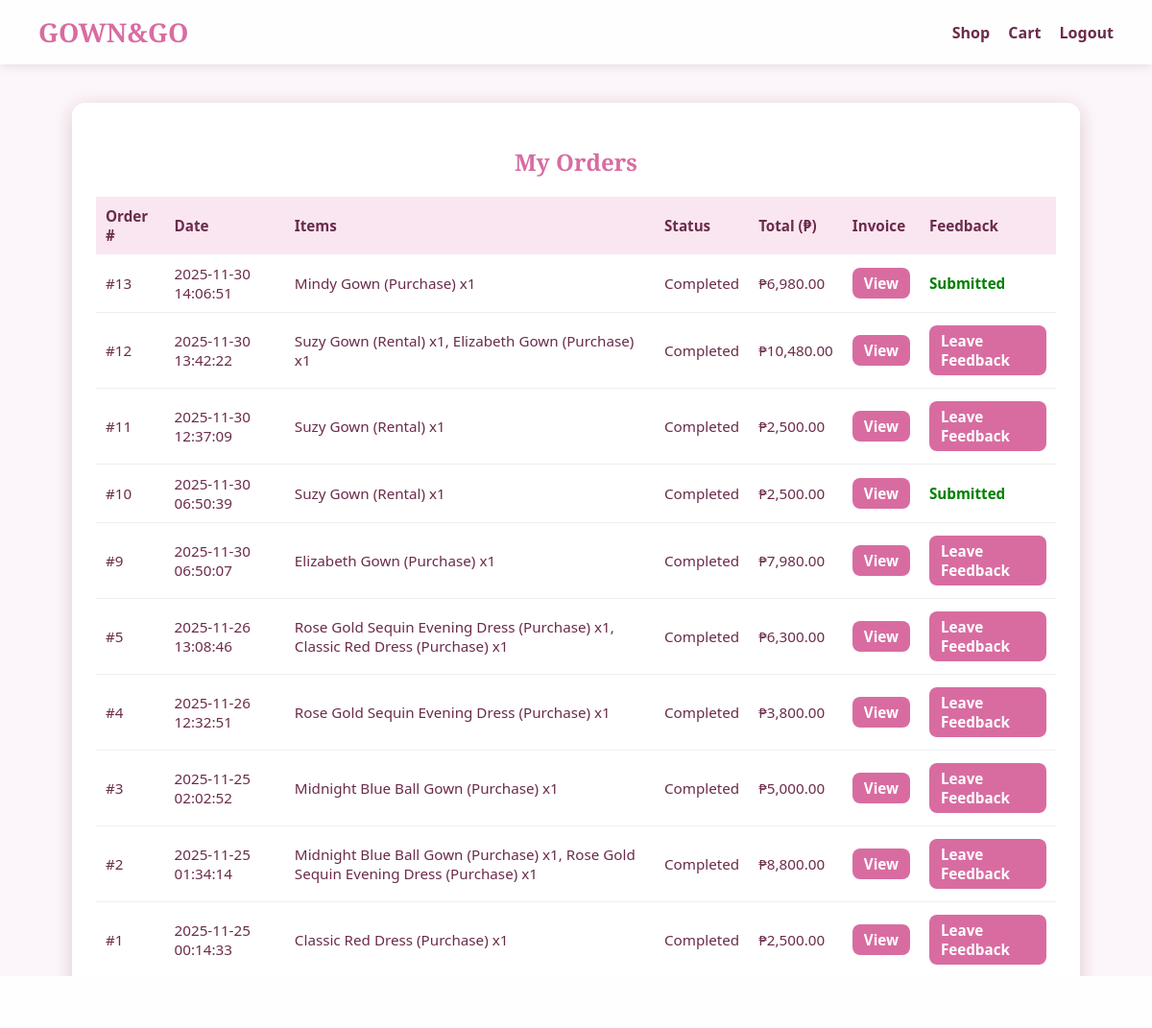
Screenshot of /gown_and_go/orders.php (signed in) with the database file from the repository.
### tables this page shows
CREATE TABLE `orders` (
  `order_id` int(11) NOT NULL,
  `user_id` int(11) NOT NULL,
  `order_date` datetime DEFAULT current_timestamp(),
  `order_status` enum('Pending','Confirmed','Completed','Cancelled') NOT NULL DEFAULT 'Pending',
  `order_type` enum('Rental','Purchase') NOT NULL,
  `total_amount` decimal(12,2) NOT NULL DEFAULT 0.00,
  `delivery_address` text DEFAULT NULL
);

### gown_and_go/orders.php (the view, shortened to what this page needs)
<?php
include 'config.php';
$user_id = $_SESSION['user_id'];
$sql = "
    SELECT
        o.order_id,
        o.order_date,
        o.order_status,
        o.total_amount,
        GROUP_CONCAT(
            CONCAT(
                i.name,
                ' (', od.order_type, ') x', od.quantity
            ) SEPARATOR ', '
        ) AS items
    FROM orders o
    JOIN order_details od ON o.order_id = od.order_id
    JOIN items i ON od.item_id = i.item_id
    WHERE o.user_id = ?
    GROUP BY o.order_id
    ORDER BY o.order_date DESC
";
$stmt = $conn->prepare($sql);
$stmt->bind_param("i", $user_id);
$stmt->execute();
$result = $stmt->get_result();
?>
<!DOCTYPE html>
<html lang="en">
<head>
</head>
<body>
<header class="topbar">
    <div class="logo">GOWN&GO</div>
    <div>
        <a href="client_home.php">Shop</a>
        <a href="cart.php">Cart</a>
        <a href="logout.php">Logout</a>
    </div>
</header>
<div class="main-box">
<h2>My Orders</h2>
<?php if ($result->num_rows === 0): ?>
    <p>You have no orders yet.</p>
<?php else: ?>
<table>
    <tr>
        <th>Order #</th>
        <th>Date</th>
        <th>Items</th>
        <th>Status</th>
        <th>Total (₱)</th>
        <th>Invoice</th>
        <th>Feedback</th>
    </tr>
    <?php while ($row = $result->fetch_assoc()): ?>
    <tr>
        <td>#<?php echo $row['order_id']; ?></td>
        <td><?php echo $row['order_date']; ?></td>
        <td><?php echo $row['items']; ?></td>
        <td><?php echo $row['order_status']; ?></td>
        <td>₱<?php echo number_format($row['total_amount'], 2); ?></td>
        <td>
            <a class="btn" href="invoice.php?order_id=<?php echo $row['order_id']; ?>">View</a>
        </td>
        <td>
            <?php
            if ($row['order_status'] === "Completed") {
                $check_fb = $conn->prepare("SELECT feedback_id FROM feedback WHERE order_id = ?");
                $check_fb->bind_param("i", $row['order_id']);
                $check_fb->execute();
                $fb_res = $check_fb->get_result();
                if ($fb_res->num_rows === 0) {
                    echo '<a class="btn" href="feedback.php?order_id=' . $row['order_id'] . '">Leave Feedback</a>';
                } else {
                    echo '<span style="color:green; font-weight:bold;">Submitted</span>';
                }
            } else {
                echo '<span style="color:#888;">Unavailable</span>';
            }
            ?>
        </td>
    </tr>
    <?php endwhile; ?>
</table>
<?php endif; ?>
</div>
</body>
</html>

### gown_and_go/orders.php (style rules this page uses)
body { margin: 0; font-family: 'Segoe UI', sans-serif; background: url('https://i.pinimg.com/1200x/63/01/8a/63018a11c5ad770ed2eec2d2587cea74.jpg') no-repeat center center fixed; background-size: cover; color: #6b2b4a; }
body::before { content: ""; position: fixed; inset: 0; background: rgba(245,230,240,0.35); z-index: -1; }
.topbar { background: rgba(255,255,255,0.9); padding: 15px 40px; display: flex; justify-content: space-between; align-items: center; box-shadow: 0 2px 10px rgba(0,0,0,0.1); }
.logo { font-family: 'Playfair Display', serif; font-size: 1.7rem; font-weight: 700; color: #d86ca1; }
.topbar a { margin-left: 15px; color: #6b2b4a; text-decoration: none; font-weight: 600; }
.main-box { max-width: 1000px; margin: 40px auto; background: rgba(255,255,255,0.92); padding: 25px; border-radius: 14px; box-shadow: 0 4px 20px rgba(183,134,154,0.4); }
h2 { text-align: center; font-family: 'Playfair Display', serif; color: #d86ca1; }
table { width: 100%; border-collapse: collapse; font-size: 0.95rem; margin-top: 20px; }
th { background: #f9e6f1; padding: 10px; text-align: left; }
td { padding: 10px; border-bottom: 1px solid #eee; }
.btn { padding: 6px 12px; background: #d86ca1; border-radius: 8px; color: white; text-decoration: none; font-weight: bold; display: inline-block; margin: 3px 0; }

### rows the page displays
orders: order_id "13", order_date "2025-11-30 14:06:51", items "Mindy Gown (Purchase) x1", order_status "Completed", total_amount "6,980.00", shows "Submitted"
orders: order_id "12", order_date "2025-11-30 13:42:22", items "Suzy Gown (Rental) x1, Elizabeth Gown (Purchase) x1", order_status "Completed", total_amount "10,480.00"
orders: order_id "11", order_date "2025-11-30 12:37:09", items "Suzy Gown (Rental) x1", order_status "Completed", total_amount "2,500.00"
orders: order_id "10", order_date "2025-11-30 06:50:39", items "Suzy Gown (Rental) x1", order_status "Completed", total_amount "2,500.00", shows "Submitted"
orders: order_id "9", order_date "2025-11-30 06:50:07", items "Elizabeth Gown (Purchase) x1", order_status "Completed", total_amount "7,980.00"
orders: order_id "5", order_date "2025-11-26 13:08:46", items "Rose Gold Sequin Evening Dress (Purchase) x1, Classic Red Dress (Purchase) x1", order_status "Completed", total_amount "6,300.00"
orders: order_id "4", order_date "2025-11-26 12:32:51", items "Rose Gold Sequin Evening Dress (Purchase) x1", order_status "Completed", total_amount "3,800.00"
orders: order_id "3", order_date "2025-11-25 02:02:52", items "Midnight Blue Ball Gown (Purchase) x1", order_status "Completed", total_amount "5,000.00"
orders: order_id "2", order_date "2025-11-25 01:34:14", items "Midnight Blue Ball Gown (Purchase) x1, Rose Gold Sequin Evening Dress (Purchase) x1", order_status "Completed", total_amount "8,800.00"
orders: order_id "1", order_date "2025-11-25 00:14:33", items "Classic Red Dress (Purchase) x1", order_status "Completed", total_amount "2,500.00"
